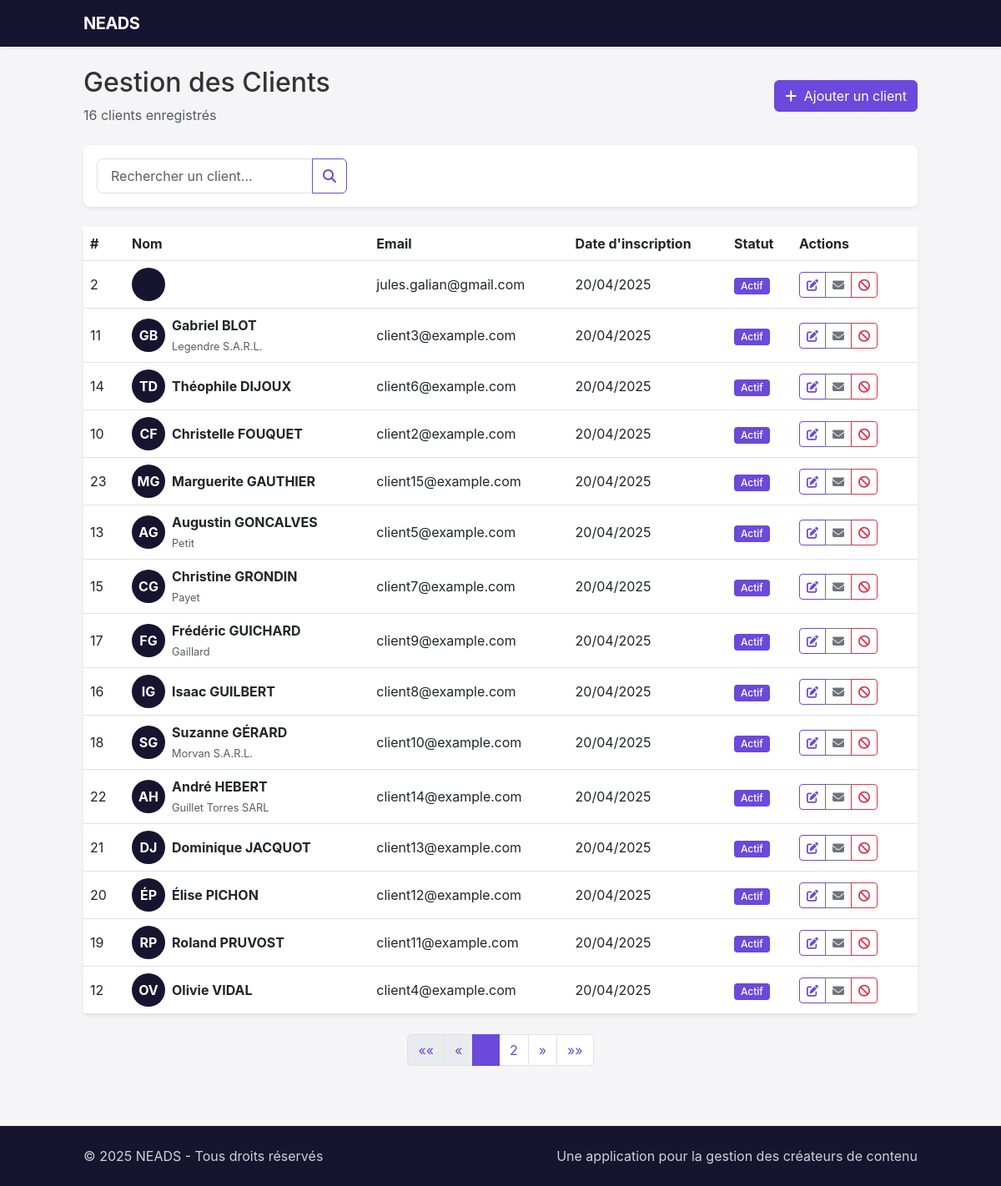
Before: /gestion/clients/ (signed in) with the older database file.
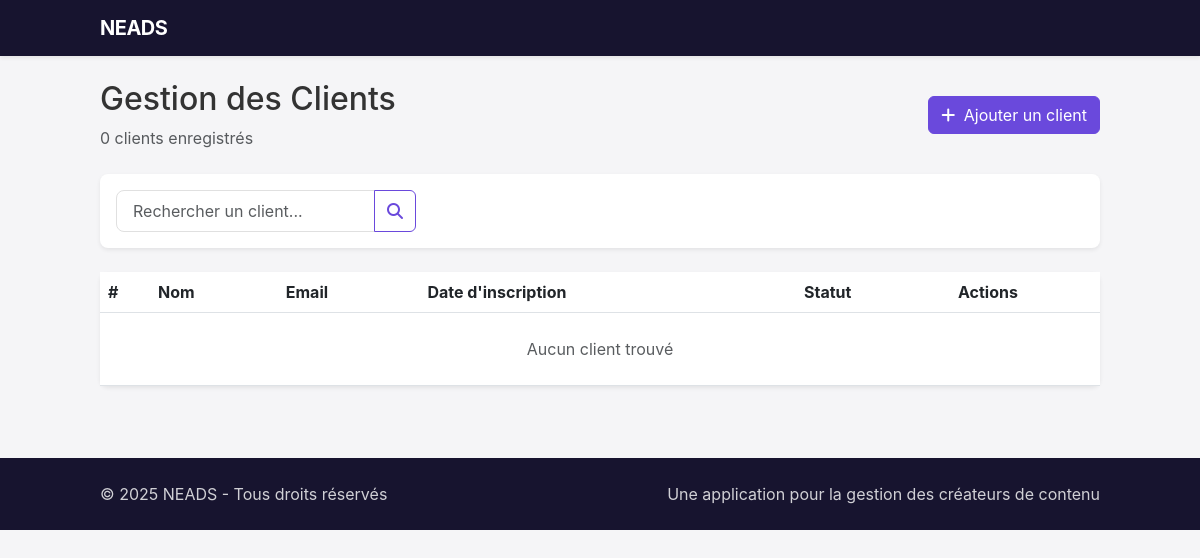
After: the same page with the newer database file.
### neads/core/models.py (models this page shows, shortened)
class User(AbstractBaseUser, PermissionsMixin):
    ROLE_CHOICES = (
        ('admin', 'Administrateur'),
        ('consultant', 'Consultant'),
        ('client', 'Client'),
        ('creator', 'Créateur'),
    )
    email = models.EmailField(unique=True)
    first_name = models.CharField(max_length=30, blank=True)
    last_name = models.CharField(max_length=30, blank=True)
    is_active = models.BooleanField(default=True)
    is_staff = models.BooleanField(default=False)
    date_joined = models.DateTimeField(default=timezone.now)
    role = models.CharField(max_length=10, choices=ROLE_CHOICES, default='client')
    temp_login_token = models.CharField(max_length=100, blank=True, null=True)
    temp_login_expiry = models.DateTimeField(blank=True, null=True)
    objects = CustomUserManager()
    USERNAME_FIELD = 'email'
    REQUIRED_FIELDS = []
    def get_full_name(self):
        return f"{self.first_name} {self.last_name}".strip()
    def has_role(self, role_name):
        return self.role == role_name

class UserProfile(models.Model):
    user = models.OneToOneField(User, on_delete=models.CASCADE, related_name='profile')
    profile_picture = models.ImageField(upload_to='profile_pics/', blank=True, null=True)
    phone_number = models.CharField(max_length=15, blank=True, null=True)
    company_name = models.CharField(max_length=100, blank=True, null=True)
    last_login_ip = models.GenericIPAddressField(blank=True, null=True)
    verified_email = models.BooleanField(default=False)
    verified_phone = models.BooleanField(default=False)
    notes = models.TextField(blank=True, null=True)

### neads/core/views.py (the view)
# urls.py: path('gestion/clients/', views.client_list, name='client_list'),
@login_required
@role_required(['admin', 'consultant'])
def client_list(request):
    clients = User.objects.filter(role='client').order_by('last_name', 'first_name')
    search_query = request.GET.get('query')
    if search_query:
        clients = clients.filter(
            Q(first_name__icontains=search_query) |
            Q(last_name__icontains=search_query) |
            Q(email__icontains=search_query)
        )
    paginator = Paginator(clients, 15)  # 15 clients par page
    page_number = request.GET.get('page', 1)
    page_obj = paginator.get_page(page_number)
    context = {
        'clients': page_obj,
        'search_query': search_query,
        'total_clients': paginator.count,
    }
    return render(request, 'core/client_list.html', context)

### templates/core/client_list.html (shortened to what the changed rows need)
{% extends 'base.html' %}
{% block content %}
<div class="d-flex justify-content-between align-items-center mb-4">
    <div>
        <h1 class="h2">Gestion des Clients</h1>
        <p class="text-muted">{{ total_clients }} client{{ total_clients|pluralize }} enregistré{{ total_clients|pluralize }}</p>
    </div>
</div>
<div class="card border-0 shadow-sm">
    <div class="card-body p-0">
        <div class="table-responsive">
            <table class="table table-hover client-table mb-0">
                <thead class="bg-light">
                    <tr>
                        <th scope="col" width="50">#</th>
                        <th scope="col">Nom</th>
                        <th scope="col">Email</th>
                        <th scope="col">Date d'inscription</th>
                        <th scope="col">Statut</th>
                        <th scope="col" width="150">Actions</th>
                    </tr>
                </thead>
                <tbody>
                    {% for client in clients %}
                    <tr>
                        <td>{{ client.id }}</td>
                        <td>
                            <div class="d-flex align-items-center">
                                <div class="avatar-circle me-2">
                                    {{ client.first_name|first|upper }}{{ client.last_name|first|upper }}
                                </div>
                                <div>
                                    <div class="fw-bold">{{ client.get_full_name }}</div>
                                    {% if client.profile.company_name %}
                                    <small class="text-muted">{{ client.profile.company_name }}</small>
                                    {% endif %}
                                </div>
                            </div>
                        </td>
                        <td>{{ client.email }}</td>
                        <td>{{ client.date_joined|date:"d/m/Y" }}</td>
                        <td>
                            {% if client.is_active %}
                            <span class="badge bg-success">Actif</span>
                            {% else %}
                            <span class="badge bg-danger">Inactif</span>
                            {% endif %}
                        </td>
                        <td>
                            <div class="btn-group">
                                <a href="{% url 'admin_user_edit' client.id %}" class="btn btn-sm btn-outline-primary">
                                    <i class="fas fa-edit"></i>
                                </a>
                                <a href="mailto:{{ client.email }}" class="btn btn-sm btn-outline-secondary">
                                    <i class="fas fa-envelope"></i>
                                </a>
                                <button type="button" class="btn btn-sm btn-outline-danger" data-bs-toggle="modal" data-bs-target="#toggleStatusModal-{{ client.id }}">
                                    {% if client.is_active %}
                                    <i class="fas fa-ban"></i>
                                    {% else %}
                                    <i class="fas fa-check"></i>
                                    {% endif %}
                                </button>
                            </div>
                        </td>
                    </tr>
                    {% empty %}
                    <tr>
                        <td colspan="6" class="text-center py-4">
                            <p class="text-muted mb-0">Aucun client trouvé</p>
                        </td>
                    </tr>
                    {% endfor %}
                </tbody>
            </table>
        </div>
    </div>
</div>
{% if clients.has_other_pages %}
<nav aria-label="Pagination" class="mt-4">
    <ul class="pagination justify-content-center">
        {% if clients.has_previous %}
            <li class="page-item">
                <a class="page-link" href="?page=1{% if search_query %}&query={{ search_query }}{% endif %}" aria-label="First">
                    <span aria-hidden="true">&laquo;&laquo;</span>
                </a>
            </li>
            <li class="page-item">
                <a class="page-link" href="?page={{ clients.previous_page_number }}{% if search_query %}&query={{ search_query }}{% endif %}" aria-label="Previous">
                    <span aria-hidden="true">&laquo;</span>
                </a>
            </li>
        {% else %}
            <li class="page-item disabled">
                <a class="page-link" href="#" aria-label="First">
                    <span aria-hidden="true">&laquo;&laquo;</span>
                </a>
            </li>
            <li class="page-item disabled">
                <a class="page-link" href="#" aria-label="Previous">
                    <span aria-hidden="true">&laquo;</span>
                </a>
            </li>
        {% endif %}
        {% for i in clients.paginator.page_range %}
            {% if clients.number == i %}
                <li class="page-item active"><a class="page-link" href="#">{{ i }}</a></li>
            {% elif i > clients.number|add:'-3' and i < clients.number|add:'3' %}
                <li class="page-item">
                    <a class="page-link" href="?page={{ i }}{% if search_query %}&query={{ search_query }}{% endif %}">{{ i }}</a>
                </li>
            {% endif %}
        {% endfor %}
        {% if clients.has_next %}
            <li class="page-item">
                <a class="page-link" href="?page={{ clients.next_page_number }}{% if search_query %}&query={{ search_query }}{% endif %}" aria-label="Next">
                    <span aria-hidden="true">&raquo;</span>
                </a>
            </li>
            <li class="page-item">
                <a class="page-link" href="?page={{ clients.paginator.num_pages }}{% if search_query %}&query={{ search_query }}{% endif %}" aria-label="Last">
                    <span aria-hidden="true">&raquo;&raquo;</span>
                </a>
            </li>
        {% endif %}
    </ul>
</nav>
{% endif %}
{% endblock %}

Changed rows visible on the page:
no longer on this page (row edited): User: id "2", email "jules.galian@gmail.com", date_joined "20/04/2025", is_active "Actif"
no longer on this page (row edited): User: id "11", first_name|first "G", last_name|first "B", get_full_name "Gabriel BLOT", profile.company_name "Legendre S.A.R.L.", email "client3@example.com", date_joined "20/04/2025", is_active "Actif"
no longer on this page (row edited): User: id "14", first_name|first "T", last_name|first "D", get_full_name "Théophile DIJOUX", email "client6@example.com", date_joined "20/04/2025", is_active "Actif"
no longer on this page (row edited): User: id "10", first_name|first "C", last_name|first "F", get_full_name "Christelle FOUQUET", email "client2@example.com", date_joined "20/04/2025", is_active "Actif"
removed User: id "23", first_name|first "M", last_name|first "G", get_full_name "Marguerite GAUTHIER", email "client15@example.com", date_joined "20/04/2025", is_active "Actif"
no longer on this page (row edited): User: id "13", first_name|first "A", last_name|first "G", get_full_name "Augustin GONCALVES", profile.company_name "Petit", email "client5@example.com", date_joined "20/04/2025", is_active "Actif"
no longer on this page (row edited): User: id "15", first_name|first "C", last_name|first "G", get_full_name "Christine GRONDIN", profile.company_name "Payet", email "client7@example.com", date_joined "20/04/2025", is_active "Actif"
no longer on this page (row edited): User: id "17", first_name|first "F", last_name|first "G", get_full_name "Frédéric GUICHARD", profile.company_name "Gaillard", email "client9@example.com", date_joined "20/04/2025", is_active "Actif"
no longer on this page (row edited): User: id "16", first_name|first "I", last_name|first "G", get_full_name "Isaac GUILBERT", email "client8@example.com", date_joined "20/04/2025", is_active "Actif"
no longer on this page (row edited): User: id "18", first_name|first "S", last_name|first "G", get_full_name "Suzanne GÉRARD", profile.company_name "Morvan S.A.R.L.", email "client10@example.com", date_joined "20/04/2025", is_active "Actif"
removed User: id "22", first_name|first "A", last_name|first "H", get_full_name "André HEBERT", profile.company_name "Guillet Torres SARL", email "client14@example.com", date_joined "20/04/2025", is_active "Actif"
removed User: id "21", first_name|first "D", last_name|first "J", get_full_name "Dominique JACQUOT", email "client13@example.com", date_joined "20/04/2025", is_active "Actif"
no longer on this page (row edited): User: id "20", first_name|first "É", last_name|first "P", get_full_name "Élise PICHON", email "client12@example.com", date_joined "20/04/2025", is_active "Actif"
no longer on this page (row edited): User: id "19", first_name|first "R", last_name|first "P", get_full_name "Roland PRUVOST", email "client11@example.com", date_joined "20/04/2025", is_active "Actif"
no longer on this page (row edited): User: id "12", first_name|first "O", last_name|first "V", get_full_name "Olivie VIDAL", email "client4@example.com", date_joined "20/04/2025", is_active "Actif"
Other visible differences:
{{ total_clients }}: "16" → "0"
text now shown: "Aucun client trouvé"
list line gone: "2"
